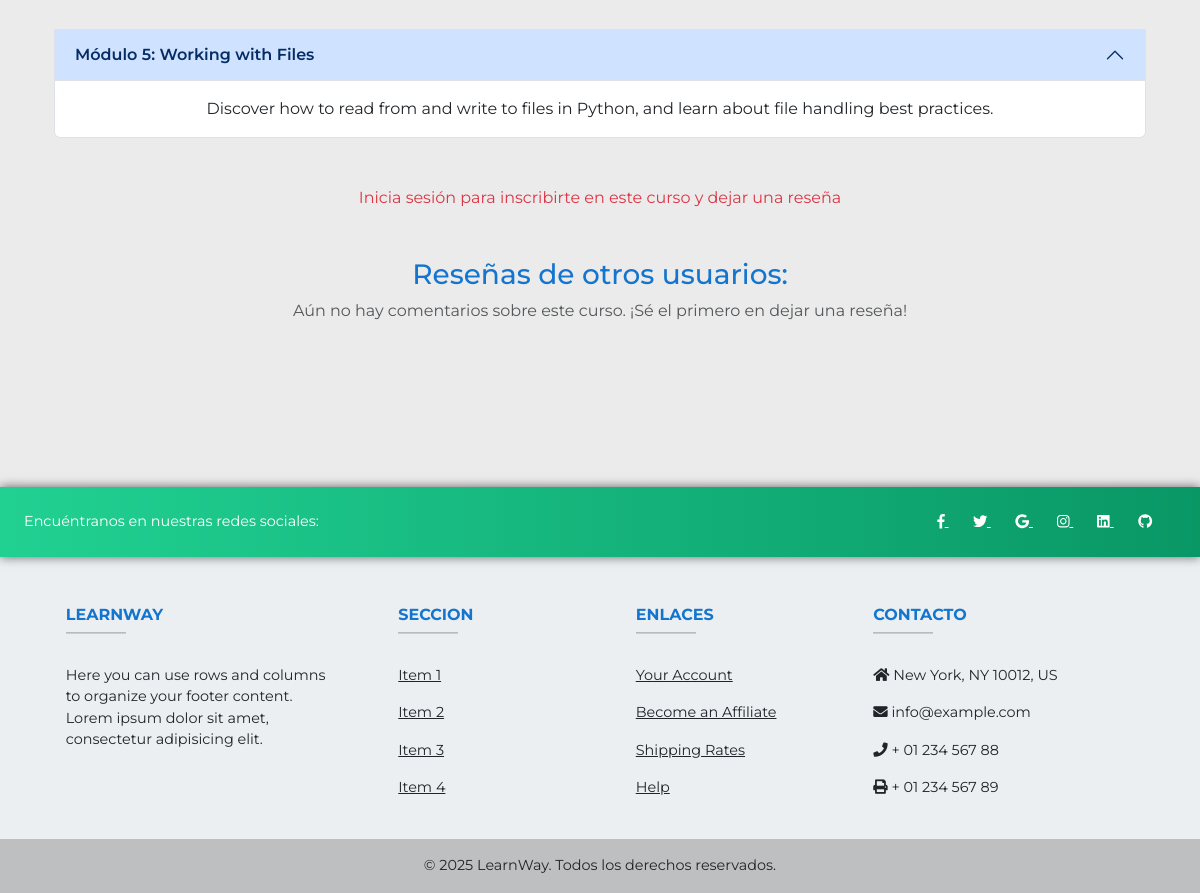
Before: /course_preview/1 (lower part) with the older database file.
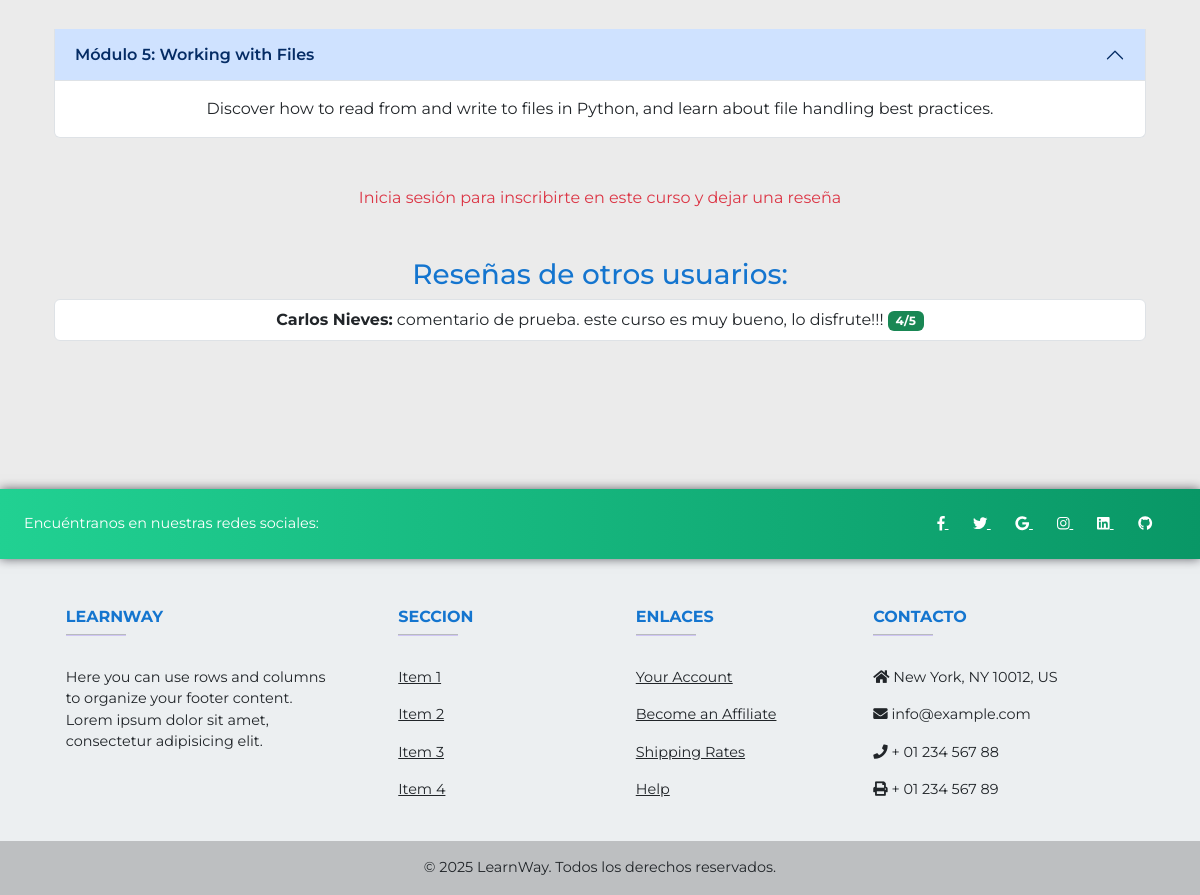
After: the same page with the newer database file.
### tables this page shows
CREATE TABLE modules (
    id INTEGER,
    course_id INTEGER NOT NULL,
    order_course INTEGER NOT NULL,
    module_title TEXT NOT NULL,
    info TEXT NOT NULL,
    PRIMARY KEY(id)
    FOREIGN KEY(course_id) REFERENCES courses(id)
);

CREATE TABLE comments (
    id INTEGER,
    user_id INTEGER NOT NULL,
    course_id INTEGER NOT NULL,
    comment TEXT NOT NULL,
    rating INTEGER NOT NULL,
    PRIMARY KEY(id)
    FOREIGN KEY(user_id) REFERENCES users(id)
    FOREIGN KEY(course_id) REFERENCES courses(id)
);

CREATE TABLE users (
    id INTEGER,
    names TEXT NOT NULL,
    surnames TEXT NOT NULL,
    email TEXT NOT NULL UNIQUE,
    hash TEXT NOT NULL,
    profile_img TEXT,
    PRIMARY KEY(id)
);

### app.py (the view)
@app.route("/course_preview/<int:course_id>", methods=["GET", "POST"])
def course_preview(course_id):
    if request.method == "POST":
        rating = request.form.get("rating")
        comment = request.form.get("comment")
        course_id_form = request.form.get("course_id")
        if not rating or not comment:
            flash("Todos los campos deben estar llenos.", "error")
            return redirect(f"/course_preview/{course_id}")
        db.execute("""
            INSERT INTO comments (user_id, course_id, comment, rating)
            VALUES (?, ?, ?, ?)
        """, session["user_id"], course_id_form, comment, int(rating))
        flash("Reseña enviada exitosamente!", "success")
        return redirect(f"/course_preview/{course_id}")
    else:
        course_preview = db.execute("""
            SELECT id, title, preview_description, course_img
            FROM courses
            WHERE id = ?
        """, course_id)
        if not course_preview:
            flash("Curso no encontrado.", "error")
            return redirect("/")
        course_modules = db.execute("""
            SELECT order_course, module_title, info
            FROM modules
            WHERE course_id = ?
            ORDER BY order_course
        """, course_id)
        comments = db.execute("""
            SELECT users.names, users.surnames, comments.comment, comments.rating
            FROM comments
            JOIN users ON comments.user_id = users.id
            WHERE comments.course_id = ?
        """, course_id)
        return render_template("course_preview.html", course_preview=course_preview, course_modules=course_modules, comments=comments)

### app.py (called while the page is built)
@app.after_request
def after_request(response):
    response.headers["Cache-Control"] = "no-cache, no-store, must-revalidate"
    response.headers["Expires"] = 0
    response.headers["Pragma"] = "no-cache"
    return response

### templates/course_preview.html (shortened to what this page needs)
{% extends "layout.html" %}
{% block main %}
    <div class="course-content container mt-5">
        <div class="accordion" id="courseContentAccordion">
            {% for module in course_modules %}
                <div class="accordion-item">
                    <h2 class="accordion-header" id="heading{{ module['order_course'] }}">
                        <button class="accordion-button" type="button" data-bs-toggle="collapse" data-bs-target="#collapse{{ module['order_course'] }}" aria-expanded="true" aria-controls="collapse{{ module['order_course'] }}">
                            Módulo {{ module['order_course'] }}: {{ module['module_title'] }}
                        </button>
                    </h2>
                    <div id="collapse{{ module['order_course'] }}" class="accordion-collapse collapse show" aria-labelledby="heading{{ module['order_course'] }}" data-bs-parent="#courseContentAccordion">
                        <div class="accordion-body">
                            {{ module['info'] }}
                        </div>
                    </div>
                </div>
            {% endfor %}
        </div>
    </div>
    <div class="container text-center mt-5">
        {% if session["user_id"] %}
            <a href="/enroll/{{ course_preview[0]['id'] }}" class="btn btn-primary btn-lg" id="btn_preview">Quiero inscribirme/acceder a este curso</a>
        {% else %}
            <p class="text-danger">Inicia sesión para inscribirte en este curso y dejar una reseña</p>
        {% endif %}
    </div>
    <div class="course-reviews container mt-5">
        <div class="mt-4">
            <h3>Reseñas de otros usuarios:</h3>
            {% if comments %}
                <ul class="list-group">
                    {% for comment in comments %}
                        <li class="list-group-item">
                            <strong>{{ comment['names'] }} {{ comment['surnames'] }}:</strong>
                            {{ comment['comment'] }}
                            <span class="badge bg-success">{{ comment['rating'] }}/5</span>
                        </li>
                    {% endfor %}
                </ul>
            {% else %}
                <p class="text-muted">Aún no hay comentarios sobre este curso. ¡Sé el primero en dejar una reseña!</p>
            {% endif %}
        </div>
    </div>
{% endblock %}

### templates/layout.html (shortened to what this page needs)
<!DOCTYPE html>
<html lang="en">
    <head>
        <link href="https://cdn.jsdelivr.net/npm/bootstrap@5.3.3/dist/css/bootstrap.min.css" rel="stylesheet">
        <link href="/static/styles.css" rel="stylesheet">
        <link rel="stylesheet" href="https://cdnjs.cloudflare.com/ajax/libs/font-awesome/5.15.4/css/all.min.css">
    </head>
    <body>
        <main id="main_container" class="container py-5 text-center">
            {% block main %}{% endblock %}
        </main>
        <footer
                class="text-center text-lg-start text-dark"
                style="background-color: #ECEFF1"
                >
        <section
                class="d-flex justify-content-between p-4 text-white"
                style="background: linear-gradient(to right, #21D192, #099766);
                box-shadow: 0 0 10px rgba(8,7,16,0.6)"
                >
            <div class="me-5">
            <span>Encuéntranos en nuestras redes sociales:</span>
            </div>
            <div>
                <a href="" class="text-white me-4">
                    <i class="fab fa-facebook-f"></i>
                </a>
                <a href="" class="text-white me-4">
                    <i class="fab fa-twitter"></i>
                </a>
                <a href="" class="text-white me-4">
                    <i class="fab fa-google"></i>
                </a>
                <a href="" class="text-white me-4">
                    <i class="fab fa-instagram"></i>
                </a>
                <a href="" class="text-white me-4">
                    <i class="fab fa-linkedin"></i>
                </a>
                <a href="" class="text-white me-4">
                    <i class="fab fa-github"></i>
                </a>
            </div>
        </section>
        <section class="">
            <div class="container text-center text-md-start mt-5">
            <div class="row mt-3">
                <div class="col-md-3 col-lg-4 col-xl-3 mx-auto mb-4">
                <h6 class="text-uppercase fw-bold">LearnWay</h6>
                <hr
                    class="mb-4 mt-0 d-inline-block mx-auto"
                    style="width: 60px; background-color: #7c4dff; height: 2px"
                    />
                <p>
                    Here you can use rows and columns to organize your footer
                    content. Lorem ipsum dolor sit amet, consectetur adipisicing
                    elit.
                </p>
                </div>
                <div class="col-md-2 col-lg-2 col-xl-2 mx-auto mb-4">
                <h6 class="text-uppercase fw-bold">Seccion</h6>
                <hr
                    class="mb-4 mt-0 d-inline-block mx-auto"
                    style="width: 60px; background-color: #7c4dff; height: 2px"
                    />
                <p>
                    <a href="#!" class="text-dark">Item 1</a>
                </p>
                <p>
                    <a href="#!" class="text-dark">Item 2</a>
                </p>
                <p>
                    <a href="#!" class="text-dark">Item 3</a>
                </p>
                <p>
                    <a href="#!" class="text-dark">Item 4</a>
                </p>
                </div>
                <div class="col-md-3 col-lg-2 col-xl-2 mx-auto mb-4">
                <h6 class="text-uppercase fw-bold">Enlaces</h6>
                <hr
                    class="mb-4 mt-0 d-inline-block mx-auto"
                    style="width: 60px; background-color: #7c4dff; height: 2px"
                    />
                <p>
                    <a href="#!" class="text-dark">Your Account</a>
                </p>
                <p>
                    <a href="#!" class="text-dark">Become an Affiliate</a>
                </p>
                <p>
                    <a href="#!" class="text-dark">Shipping Rates</a>
                </p>
                <p>
                    <a href="#!" class="text-dark">Help</a>
                </p>
                </div>
                <div class="col-md-4 col-lg-3 col-xl-3 mx-auto mb-md-0 mb-4">
                <h6 class="text-uppercase fw-bold">Contacto</h6>
                <hr
                    class="mb-4 mt-0 d-inline-block mx-auto"
                    style="width: 60px; background-color: #7c4dff; height: 2px"
                    />
                <p><i class="fas fa-home mr-3"></i> New York, NY 10012, US</p>
                <p><i class="fas fa-envelope mr-3"></i> info@example.com</p>
                <p><i class="fas fa-phone mr-3"></i> + 01 234 567 88</p>
                <p><i class="fas fa-print mr-3"></i> + 01 234 567 89</p>
                </div>
            </div>
            </div>
        </section>
        <div
            class="text-center p-3"
            style="background-color: rgba(0, 0, 0, 0.2)"
            >
            © 2025 LearnWay. Todos los derechos reservados.
        </div>
        </footer>
    </body>
</html>

### static/styles.css (style rules this page uses)
body { font-family: 'Montserrat', sans-serif; background-color:#ebebeb; }
h3, h5, h6 { color: #1475cf; }
footer { text-align: center; font-size: 90%; color: white; margin-left: auto; margin-right: auto; margin-bottom: -1px; margin-top: 100px; background-color: #1475cf; }
a { color: #d5d8dc; }
#main_container { margin-top: 100px; margin-bottom: 100px; margin-left: auto; margin-right: auto; }
*, *:before, *:after { padding: 0; margin: 0; box-sizing: border-box; }
button { margin-top: 30px; width: 100%; background-color: #ffffff; color: #080710; padding: 15px 0; font-size: 18px; font-weight: 600; border-radius: 10px; cursor: pointer; transition-duration: 0.5s; }
.accordion-item { align-items: center; }

Changed rows visible on the page:
added comments: names "Carlos", surnames "Nieves", comment "comentario de prueba. este curso es muy bueno, lo disfrute!!!", rating "4"
Other visible differences:
text no longer shown: "Aún no hay comentarios sobre este curso. ¡Sé el primero en dejar una reseña!"
